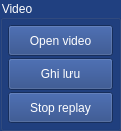
   <widget class="QGroupBox" name="groupBox_11">
    <property name="geometry">
     <rect>
      <x>10</x>
      <y>690</y>
      <width>121</width>
      <height>131</height>
     </rect>
    </property>
    <property name="styleSheet">
     <string notr="true">background-color: rgb(32, 64, 128); color:rgb(255, 255, 255)</string>
    </property>
    <property name="title">
     <string>Video</string>
    </property>
    <layout class="QVBoxLayout" name="verticalLayout_5">
     <property name="spacing">
      <number>2</number>
     </property>
     <property name="leftMargin">
      <number>5</number>
     </property>
     <property name="topMargin">
      <number>5</number>
     </property>
     <property name="rightMargin">
      <number>5</number>
     </property>
     <property name="bottomMargin">
      <number>5</number>
     </property>
     <item>
      <widget class="QPushButton" name="pushButton_play_video">
       <property name="sizePolicy">
        <sizepolicy hsizetype="Minimum" vsizetype="Preferred">
         <horstretch>0</horstretch>
         <verstretch>0</verstretch>
        </sizepolicy>
       </property>
       <property name="text">
        <string>Open video</string>
       </property>
       <property name="checkable">
        <bool>false</bool>
       </property>
      </widget>
     </item>
     <item>
      <widget class="QPushButton" name="pushButton_record">
       <property name="sizePolicy">
        <sizepolicy hsizetype="Minimum" vsizetype="Preferred">
         <horstretch>0</horstretch>
         <verstretch>0</verstretch>
        </sizepolicy>
       </property>
       <property name="text">
        <string>Ghi lưu</string>
       </property>
       <property name="checkable">
        <bool>true</bool>
       </property>
      </widget>
     </item>
     <item>
      <widget class="QPushButton" name="pushButton_power_off">
       <property name="sizePolicy">
        <sizepolicy hsizetype="Minimum" vsizetype="Preferred">
         <horstretch>0</horstretch>
         <verstretch>0</verstretch>
        </sizepolicy>
       </property>
       <property name="text">
        <string>Stop replay</string>
       </property>
       <property name="checkable">
        <bool>false</bool>
       </property>
      </widget>
     </item>
    </layout>
   </widget>
